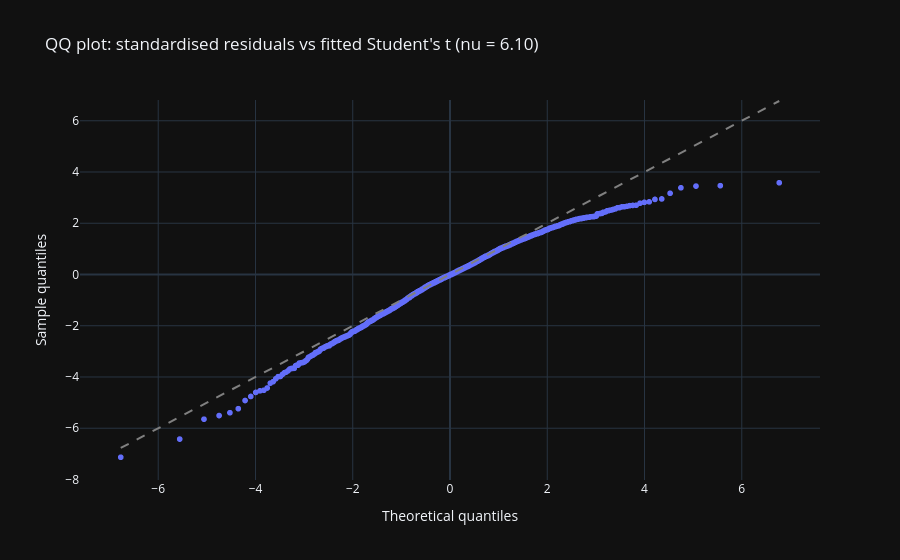

The notebook cell this image was saved under:
### Code cell
# Did the distributional fix close the loop on the heavy tails?
# NB02's locked excess kurtosis uses pandas .kurt() (bias-corrected G2).
# scipy.stats.kurtosis uses the biased Fisher estimator by default, which
# gives a different number on the same series. Using the pandas estimator here
# keeps the before/after comparison consistent with the locked figure.

kurt_raw = returns.to_frame().kurt().iloc[0]   # pandas G2, matches NB02
kurt_std = pd.Series(std_resid_t).kurt()       # same estimator

print(f'Excess kurtosis, raw returns (pandas G2):        {kurt_raw:.4f}')
print(f'Excess kurtosis, standardised residuals (G2):    {kurt_std:.4f}')
print(f'Locked NB02 value for comparison:                {kurt_nb02:.4f}')

# QQ plot of standardised residuals against the fitted standardised t
sample_q = np.sort(std_resid_t.values)
probs = (np.arange(1, len(sample_q) + 1) - 0.5) / len(sample_q)
theo_q = stats.t.ppf(probs, nu) * np.sqrt((nu - 2) / nu)

qq = pd.DataFrame({'theoretical': theo_q, 'sample': sample_q})
fig = qq.plot.scatter(
    x='theoretical', y='sample',
    title=f"QQ plot: standardised residuals vs fitted Student's t (nu = {nu:.2f})",
    labels={'theoretical': 'Theoretical quantiles', 'sample': 'Sample quantiles'}
)
lo, hi = theo_q.min(), theo_q.max()
fig.add_shape(type='line', x0=lo, y0=lo, x1=hi, y1=hi,
              line=dict(dash='dash', color='grey'))
fig

### Figure 1 — Plotly figure (JSON) as saved in the notebook; plotly's stock layout.template omitted (floating-point values rounded to 4 significant figures; data arrays with more than 128 entries replaced by an {"elided": "..."} marker saying what was removed)
{"data": [{"hovertemplate": "Theoretical quantiles=%{x}<br>Sample quantiles=%{y}<extra></extra>", "legendgroup": "", "marker": {"color": "#636efa", "symbol": "circle"}, "mode": "markers", "name": "", "showlegend": false, "type": "scattergl", "x": {"elided": "6396 float values"}, "xaxis": "x", "y": {"elided": "6396 float values"}, "yaxis": "y"}], "layout": {"legend": {"tracegroupgap": 0}, "shapes": [{"line": {"color": "grey", "dash": "dash"}, "type": "line", "x0": -6.771, "x1": 6.771, "y0": -6.771, "y1": 6.771}], "title": {"text": "QQ plot: standardised residuals vs fitted Student's t (nu = 6.10)"}, "xaxis": {"anchor": "y", "domain": [0, 1], "title": {"text": "Theoretical quantiles"}}, "yaxis": {"anchor": "x", "domain": [0, 1], "title": {"text": "Sample quantiles"}}}}
